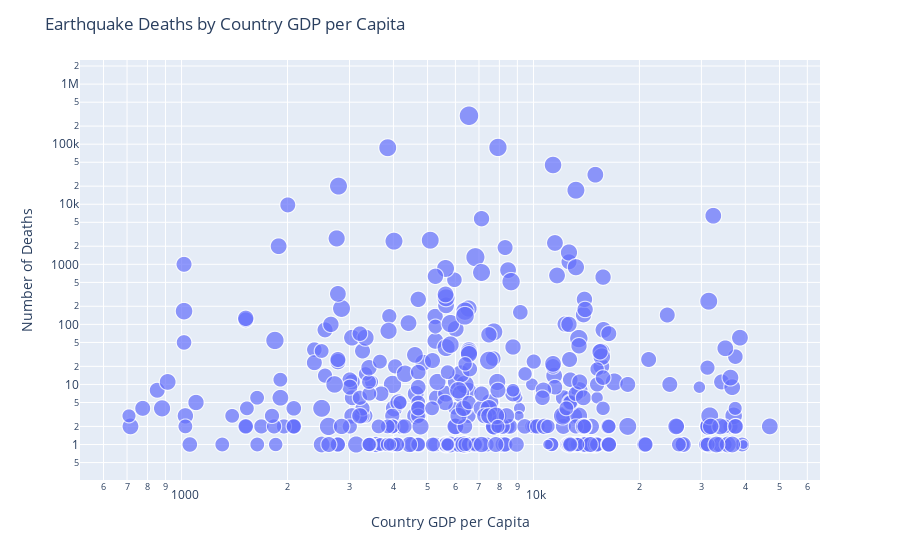

Here is the notebook cell this chart was saved with:
### Code cell
fig = px.scatter(quakes[quakes['magnitude.1'].notna()], x="gdp_per_capita", y="deaths", size='magnitude.1',
           hover_name="country", size_max=20, log_x=True, log_y=True)
fig.update_layout(
    title="Earthquake Deaths by Country GDP per Capita",
    xaxis_title="Country GDP per Capita",
    yaxis_title="Number of Deaths"
    )
fig.show()
#fig.write_html('mp_03_accrepresentation.html')

### Figure 1 — Plotly figure (JSON) as saved in the notebook; plotly's stock layout.template omitted (floating-point values rounded to 4 significant figures; data arrays with more than 128 entries replaced by an {"elided": "..."} marker saying what was removed)
{"data": [{"hovertemplate": "<b>%{hovertext}</b><br><br>gdp_per_capita=%{x}<br>deaths=%{y}<br>magnitude.1=%{marker.size}<extra></extra>", "hovertext": {"elided": "1323 str values"}, "legendgroup": "", "marker": {"color": "#636efa", "size": {"elided": "1323 float values"}, "sizemode": "area", "sizeref": 0.02375, "symbol": "circle"}, "mode": "markers", "name": "", "showlegend": false, "type": "scattergl", "x": {"elided": "1323 float values"}, "xaxis": "x", "y": {"elided": "1323 int values"}, "yaxis": "y"}], "layout": {"legend": {"itemsizing": "constant", "tracegroupgap": 0}, "margin": {"t": 60}, "title": {"text": "Earthquake Deaths by Country GDP per Capita"}, "xaxis": {"anchor": "y", "domain": [0, 1], "title": {"text": "Country GDP per Capita"}, "type": "log"}, "yaxis": {"anchor": "x", "domain": [0, 1], "title": {"text": "Number of Deaths"}, "type": "log"}}}
